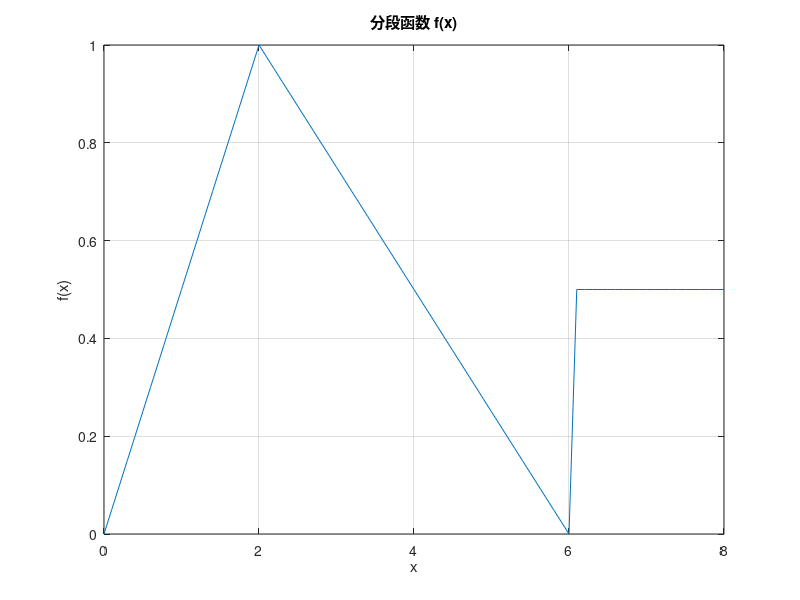

This chart was generated by the following MATLAB code:
x = 0:0.1:8;
y = zeros(size(x));

for i = 1:length(x)
    if x(i) <= 2
        y(i) = 0.5 * x(i);
    elseif x(i) > 2 && x(i) <= 6
        y(i) = 1.5 - 0.25 * x(i);
    else
        y(i) = 0.5;
    end
end

plot(x, y);
title('分段函数 f(x)');
xlabel('x');
ylabel('f(x)');
grid on;
